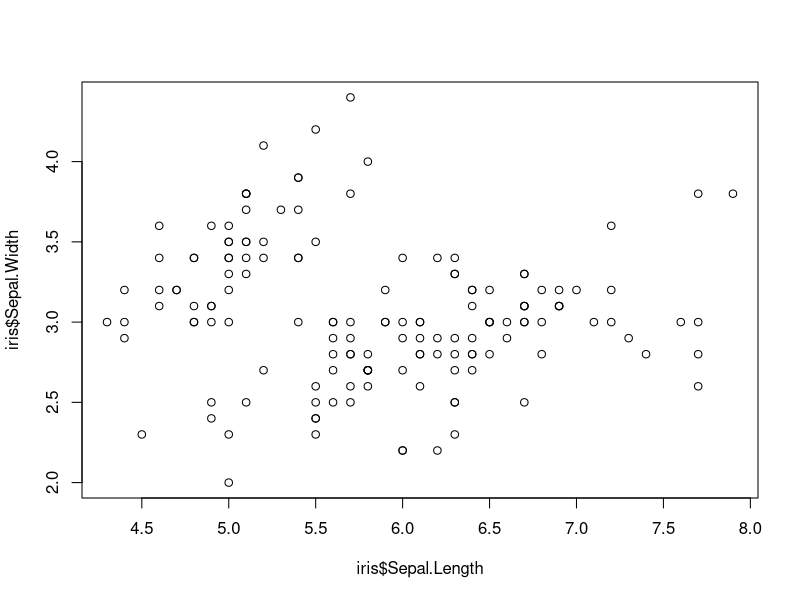
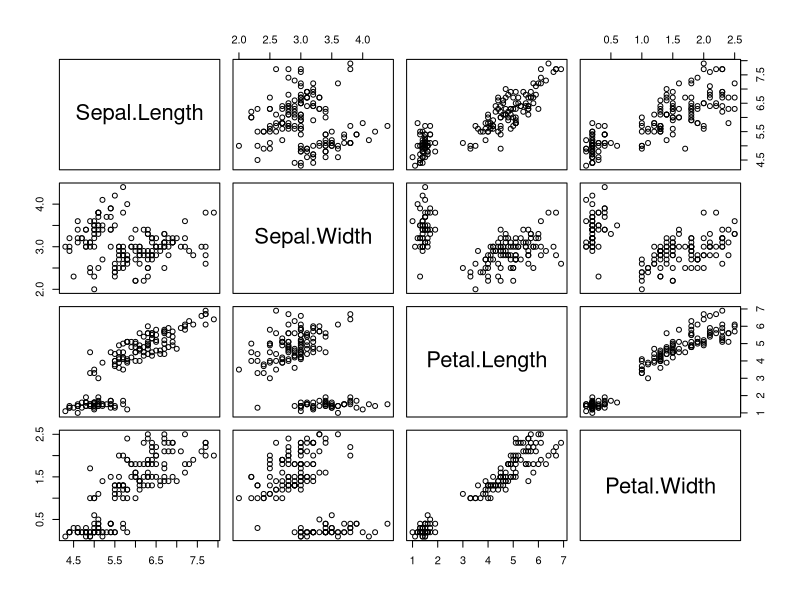
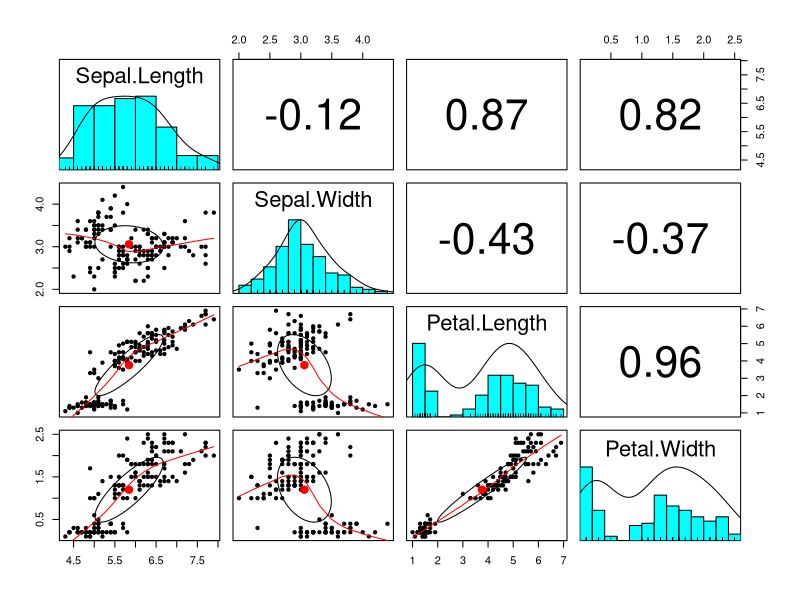

R code for these plots, in order: (Note: this script raises an error after producing the figures.)
### Calculate correlations between variables:
cor.test(iris$Sepal.Length, iris$Sepal.Width, method="pearson")

# Pearson's product-moment correlation

# data:  iris$Sepal.Length and iris$Sepal.Width
# t = -1.4403, df = 148, p-value = 0.1519
# alternative hypothesis: true correlation is not equal to 0
# 95 percent confidence interval:
#  -0.27269325  0.04351158
# sample estimates:
#        cor 
# -0.1175698 

### Now also create a scatter plot:
plot(iris$Sepal.Length, iris$Sepal.Width)

### Create an adjacency matrix and interpret the results:
cor(iris[c("Sepal.Length","Sepal.Width", "Petal.Length","Petal.Width")])

# Sepal.Length Sepal.Width Petal.Length Petal.Width
# Sepal.Length    1.0000000  -0.1175698    0.8717538   0.8179411
# Sepal.Width    -0.1175698   1.0000000   -0.4284401  -0.3661259
# Petal.Length    0.8717538  -0.4284401    1.0000000   0.9628654
# Petal.Width     0.8179411  -0.3661259    0.9628654   1.0000000


### Now create SPLOM graphics:
pairs(iris[c("Sepal.Length","Sepal.Width", "Petal.Length","Petal.Width")])
install.packages("psych")
library(psych)
pairs.panels(iris[c("Sepal.Length","Sepal.Width", "Petal.Length","Petal.Width")])

### rundata.csv
### Plot data and create regression line
plot(rundata$FirstRun, rundata$SecondRun)
reg1 <- lm(rundata$SecondRun~rundata$FirstRun)
abline(reg1)

### Compute the Pearson Correlation Coefficient
cor(rundata$FirstRun, rundata$SecondRun)
# [1] 0.9762012

### Check if the Correlation is significant
cor.test(rundata$FirstRun, rundata$SecondRun)

# Pearson's product-moment correlation

# data:  rundata$FirstRun and rundata$SecondRun
# t = 44.333, df = 97, p-value < 2.2e-16
# alternative hypothesis: true correlation is not equal to 0
# 95 percent confidence interval:
#  0.9647003 0.9839856
# sample estimates:
#       cor 
# 0.9762012

### Create a Multiple Regression Model to predict the distance achieved 
### in the final run based on the previous runs
lma <- lm(rundata$FinalRun ~ FirstRun + SecondRun, data=rundata)

# summary(lma)
# 
# Call:
#   lm(formula = rundata$FinalRun ~ FirstRun + SecondRun, data = rundata)
# 
# Residuals:
#   Min      1Q  Median      3Q     Max 
# -6.4895 -1.6483  0.1199  1.6938 10.5144 
# 
# Coefficients:
#   Estimate Std. Error t value Pr(>|t|)    
# (Intercept)   5.5375     1.1337   4.884 4.14e-06 ***
#   FirstRun     -0.2783     0.1427  -1.951    0.054 .  
# SecondRun     1.2866     0.1367   9.412 2.73e-15 ***
#   ---
#   Signif. codes:  0 ‘***’ 0.001 ‘**’ 0.01 ‘*’ 0.05 ‘.’ 0.1 ‘ ’ 1
# 
# Residual standard error: 2.92 on 96 degrees of freedom
# Multiple R-squared:  0.9261,	Adjusted R-squared:  0.9245 
# F-statistic: 601.1 on 2 and 96 DF,  p-value: < 2.2e-16


help("~") 
# Tilde is used to separate the left- 
# and right-hand sides in a model formula.


# SIMPLE REGRESSION TUTORIAL
set.seed(12345)

run2 <- rundata[ order ( runif(99)),]

lma <- lm(FinalRun ~ FirstRun + SecondRun, data=run2[c(1:80),])

testing <- run2[c(81:99),]

predictions <- predict(lma, testing)

diff <- predictions - testing$FinalRun

diff_ABS <- abs(diff)

mean(diff)
